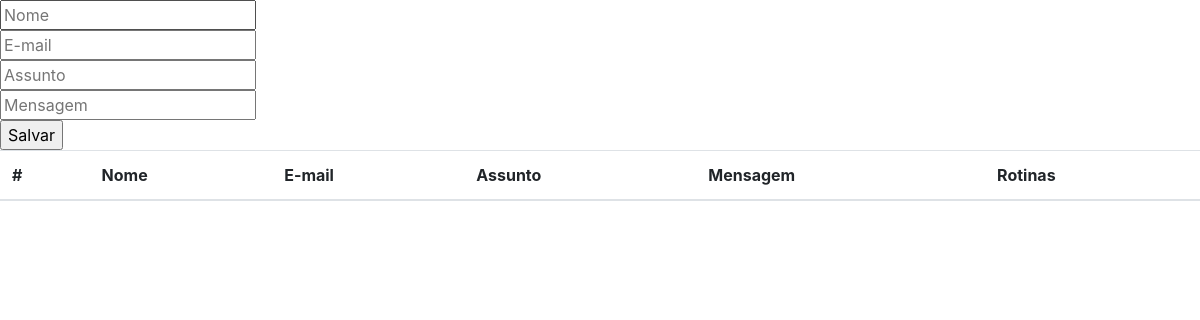
The app's page /Alter/consulta2.php, older data.
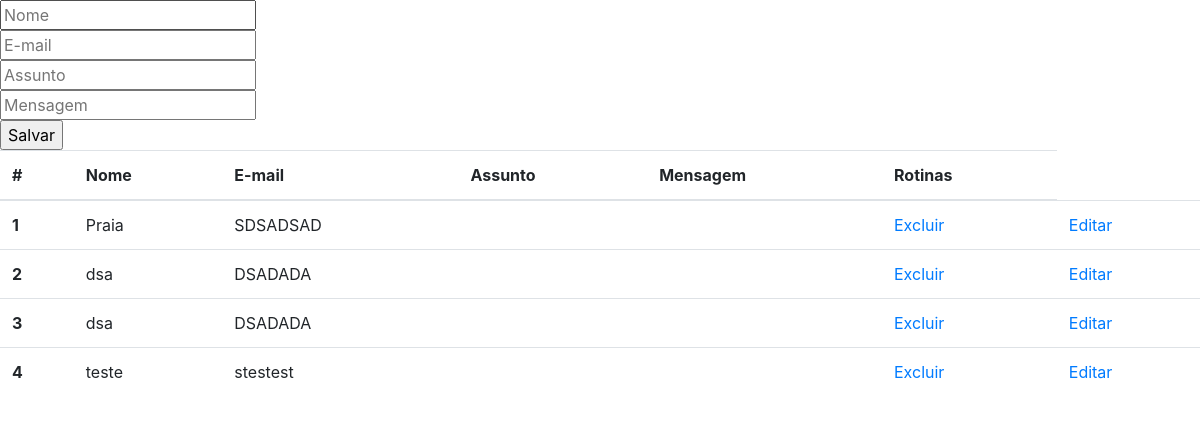
The same page, newer data.
### tables this page shows
CREATE TABLE `tbcontato` (
  `codContato` int(11) NOT NULL,
  `emailUsuario` varchar(50) DEFAULT NULL,
  `msgUsuario` varchar(50) DEFAULT NULL
);

### Alter/consulta2.php (the view, shortened to what this page needs)
<?php include("conexao.php"); ?>
<!DOCTYPE html>
<html lang="en">
<head>
     <link rel="stylesheet" href="https://stackpath.bootstrapcdn.com/bootstrap/4.1.3/css/bootstrap.min.css">
</head>
<body>
    <section>
        <form action="contato-alterar.php" method="post">
            <div>
                <input type="text" name="txNome" value="<?php echo @$_GET['nome']; ?>" placeholder="Nome" />
            </div>
            <div>
                <input type="text" name="txEmail" value="<?php echo @$_GET['email']; ?>" placeholder="E-mail" />
            </div>
            <div>
                <input type="text" name="txAssunto" value="<?php echo @$_GET['assunto']; ?>" placeholder="Assunto" />
            </div>
            <div>
                <input type="text" name="txMensagem" value="<?php echo @$_GET['msg']; ?>" placeholder="Mensagem" />
            </div>
            <div>
                <input type="submit" value="Salvar" />
            </div>
        </form>
    </section>
    <section>
        <table class="table">
            <thead>
                <tr>
                <th scope="col">#</th>
                <th scope="col">Nome</th>
                <th scope="col">E-mail</th>
                <th scope="col">Assunto</th>
                <th scope="col">Mensagem </th>
                <th scope="col"> Rotinas </th>
                </tr>
            </thead>
            <tbody>
                <?php
                $stmt = $pdo->prepare("select * from tbContato");
                $stmt ->execute();
                while($row = $stmt ->fetch(PDO::FETCH_BOTH)){
                ?>
                <tr>
                    <th scope="row"> <?php echo $row[0] ?> </th>
                    <td> <?php echo $row[1] ?> </td>
                    <td> <?php echo $row[2] ?> </td>
                    <td> <?php echo $row[3] ?> </td>
                    <td> <?php echo $row[4] ?> </td>
                    <td>
                        <a href="excluircontato.php?id=<?php echo $row[0]; ?>"> Excluir </a>
                    </td>
                    <td>
                        <a href='<?php echo "?id=$row[0]&nome=$row[1]&email=$row[2]&assunto=$row[3]&msg=$row[4]"; ?>'>
                            Editar
                        </a>
                    </td>
                </tr>
                <?php }	?>
            </tbody>
            </table>
    </section>
</body>
</html>

Row changes from the older to the newer data that the page shows:
added tbcontato: codContato "1", emailUsuario "Praia", msgUsuario "SDSADSAD"
added tbcontato: codContato "2", emailUsuario "dsa", msgUsuario "DSADADA"
added tbcontato: codContato "3", emailUsuario "dsa", msgUsuario "DSADADA"
added tbcontato: codContato "4", emailUsuario "teste", msgUsuario "stestest"
